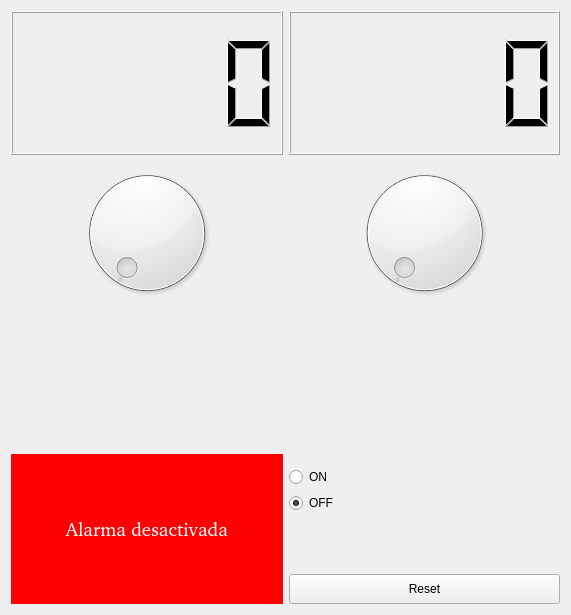
<?xml version="1.0" encoding="UTF-8"?>
<ui version="4.0">
 <class>MyForm</class>
 <widget class="QWidget" name="MyForm">
  <property name="geometry">
   <rect>
    <x>0</x>
    <y>0</y>
    <width>571</width>
    <height>615</height>
   </rect>
  </property>
  <property name="windowTitle">
   <string>Form</string>
  </property>
  <layout class="QVBoxLayout" name="verticalLayout_8">
   <item>
    <layout class="QHBoxLayout" name="horizontalLayout">
     <item>
      <layout class="QVBoxLayout" name="verticalLayout">
       <item>
        <widget class="QLCDNumber" name="lcdNumber">
         <property name="sizePolicy">
          <sizepolicy hsizetype="Expanding" vsizetype="Expanding">
           <horstretch>0</horstretch>
           <verstretch>0</verstretch>
          </sizepolicy>
         </property>
         <property name="minimumSize">
          <size>
           <width>10</width>
           <height>20</height>
          </size>
         </property>
        </widget>
       </item>
       <item>
        <widget class="QDial" name="dial">
         <property name="sizePolicy">
          <sizepolicy hsizetype="Expanding" vsizetype="Expanding">
           <horstretch>0</horstretch>
           <verstretch>0</verstretch>
          </sizepolicy>
         </property>
         <property name="minimumSize">
          <size>
           <width>0</width>
           <height>0</height>
          </size>
         </property>
         <property name="maximum">
          <number>23</number>
         </property>
        </widget>
       </item>
      </layout>
     </item>
     <item>
      <layout class="QVBoxLayout" name="verticalLayout_2">
       <item>
        <widget class="QLCDNumber" name="lcdNumber_2">
         <property name="sizePolicy">
          <sizepolicy hsizetype="Expanding" vsizetype="Expanding">
           <horstretch>0</horstretch>
           <verstretch>0</verstretch>
          </sizepolicy>
         </property>
         <property name="minimumSize">
          <size>
           <width>10</width>
           <height>20</height>
          </size>
         </property>
        </widget>
       </item>
       <item>
        <widget class="QDial" name="dial_2">
         <property name="sizePolicy">
          <sizepolicy hsizetype="Expanding" vsizetype="Expanding">
           <horstretch>0</horstretch>
           <verstretch>0</verstretch>
          </sizepolicy>
         </property>
         <property name="minimumSize">
          <size>
           <width>0</width>
           <height>0</height>
          </size>
         </property>
         <property name="maximum">
          <number>59</number>
         </property>
        </widget>
       </item>
      </layout>
     </item>
    </layout>
   </item>
   <item>
    <layout class="QHBoxLayout" name="horizontalLayout_3">
     <item>
      <layout class="QVBoxLayout" name="verticalLayout_5">
       <item>
        <spacer name="verticalSpacer_2">
         <property name="orientation">
          <enum>Qt::Vertical</enum>
         </property>
         <property name="sizeHint" stdset="0">
          <size>
           <width>20</width>
           <height>40</height>
          </size>
         </property>
        </spacer>
       </item>
       <item>
        <widget class="MyLabel" name="label">
         <property name="sizePolicy">
          <sizepolicy hsizetype="Expanding" vsizetype="Fixed">
           <horstretch>0</horstretch>
           <verstretch>0</verstretch>
          </sizepolicy>
         </property>
         <property name="minimumSize">
          <size>
           <width>0</width>
           <height>150</height>
          </size>
         </property>
         <property name="font">
          <font>
           <family>Noto Sans [monotype]</family>
           <pointsize>14</pointsize>
          </font>
         </property>
         <property name="styleSheet">
          <string notr="true">color: rgb(255, 255, 255);
background-color: rgb(255, 0, 0);</string>
         </property>
         <property name="text">
          <string>Alarma desactivada</string>
         </property>
         <property name="alignment">
          <set>Qt::AlignCenter</set>
         </property>
        </widget>
       </item>
      </layout>
     </item>
     <item>
      <layout class="QVBoxLayout" name="verticalLayout_7">
       <item>
        <layout class="QHBoxLayout" name="horizontalLayout_2">
         <item>
          <layout class="QVBoxLayout" name="verticalLayout_6">
           <item>
            <spacer name="verticalSpacer_3">
             <property name="orientation">
              <enum>Qt::Vertical</enum>
             </property>
             <property name="sizeHint" stdset="0">
              <size>
               <width>20</width>
               <height>40</height>
              </size>
             </property>
            </spacer>
           </item>
           <item>
            <layout class="QVBoxLayout" name="verticalLayout_3">
             <item>
              <widget class="QRadioButton" name="radioButton">
               <property name="text">
                <string>ON</string>
               </property>
              </widget>
             </item>
             <item>
              <widget class="QRadioButton" name="radioButton_2">
               <property name="text">
                <string>OFF</string>
               </property>
               <property name="checked">
                <bool>true</bool>
               </property>
              </widget>
             </item>
            </layout>
           </item>
          </layout>
         </item>
         <item>
          <spacer name="horizontalSpacer">
           <property name="orientation">
            <enum>Qt::Horizontal</enum>
           </property>
           <property name="sizeHint" stdset="0">
            <size>
             <width>40</width>
             <height>20</height>
            </size>
           </property>
          </spacer>
         </item>
        </layout>
       </item>
       <item>
        <layout class="QVBoxLayout" name="verticalLayout_4">
         <item>
          <spacer name="verticalSpacer">
           <property name="orientation">
            <enum>Qt::Vertical</enum>
           </property>
           <property name="sizeType">
            <enum>QSizePolicy::Fixed</enum>
           </property>
           <property name="sizeHint" stdset="0">
            <size>
             <width>20</width>
             <height>55</height>
            </size>
           </property>
          </spacer>
         </item>
         <item>
          <widget class="QPushButton" name="pushButton">
           <property name="sizePolicy">
            <sizepolicy hsizetype="Expanding" vsizetype="Fixed">
             <horstretch>0</horstretch>
             <verstretch>0</verstretch>
            </sizepolicy>
           </property>
           <property name="minimumSize">
            <size>
             <width>0</width>
             <height>30</height>
            </size>
           </property>
           <property name="text">
            <string>Reset</string>
           </property>
          </widget>
         </item>
        </layout>
       </item>
      </layout>
     </item>
    </layout>
   </item>
  </layout>
 </widget>
 <customwidgets>
  <customwidget>
   <class>MyLabel</class>
   <extends>QLabel</extends>
   <header>MyLabel.h</header>
   <slots>
    <signal>reset_all(int)</signal>
    <slot>setHour(int)</slot>
    <slot>setMinute(int)</slot>
    <slot>alarma_on()</slot>
    <slot>alarma_off()</slot>
    <slot>tractaReset()</slot>
   </slots>
  </customwidget>
 </customwidgets>
 <resources/>
 <connections>
  <connection>
   <sender>dial</sender>
   <signal>sliderMoved(int)</signal>
   <receiver>lcdNumber</receiver>
   <slot>display(int)</slot>
   <hints>
    <hint type="sourcelabel">
     <x>107</x>
     <y>220</y>
    </hint>
    <hint type="destinationlabel">
     <x>107</x>
     <y>30</y>
    </hint>
   </hints>
  </connection>
  <connection>
   <sender>dial_2</sender>
   <signal>sliderMoved(int)</signal>
   <receiver>lcdNumber_2</receiver>
   <slot>display(int)</slot>
   <hints>
    <hint type="sourcelabel">
     <x>389</x>
     <y>210</y>
    </hint>
    <hint type="destinationlabel">
     <x>389</x>
     <y>30</y>
    </hint>
   </hints>
  </connection>
  <connection>
   <sender>dial</sender>
   <signal>sliderMoved(int)</signal>
   <receiver>label</receiver>
   <slot>setHour(int)</slot>
   <hints>
    <hint type="sourcelabel">
     <x>107</x>
     <y>254</y>
    </hint>
    <hint type="destinationlabel">
     <x>102</x>
     <y>514</y>
    </hint>
   </hints>
  </connection>
  <connection>
   <sender>dial_2</sender>
   <signal>sliderMoved(int)</signal>
   <receiver>label</receiver>
   <slot>setMinute(int)</slot>
   <hints>
    <hint type="sourcelabel">
     <x>377</x>
     <y>220</y>
    </hint>
    <hint type="destinationlabel">
     <x>102</x>
     <y>514</y>
    </hint>
   </hints>
  </connection>
  <connection>
   <sender>radioButton_2</sender>
   <signal>clicked()</signal>
   <receiver>label</receiver>
   <slot>alarma_off()</slot>
   <hints>
    <hint type="sourcelabel">
     <x>342</x>
     <y>501</y>
    </hint>
    <hint type="destinationlabel">
     <x>102</x>
     <y>514</y>
    </hint>
   </hints>
  </connection>
  <connection>
   <sender>radioButton</sender>
   <signal>clicked()</signal>
   <receiver>label</receiver>
   <slot>alarma_on()</slot>
   <hints>
    <hint type="sourcelabel">
     <x>342</x>
     <y>474</y>
    </hint>
    <hint type="destinationlabel">
     <x>102</x>
     <y>514</y>
    </hint>
   </hints>
  </connection>
  <connection>
   <sender>pushButton</sender>
   <signal>clicked()</signal>
   <receiver>label</receiver>
   <slot>tractaReset()</slot>
   <hints>
    <hint type="sourcelabel">
     <x>350</x>
     <y>589</y>
    </hint>
    <hint type="destinationlabel">
     <x>244</x>
     <y>555</y>
    </hint>
   </hints>
  </connection>
  <connection>
   <sender>label</sender>
   <signal>reset_all(int)</signal>
   <receiver>lcdNumber</receiver>
   <slot>display(int)</slot>
   <hints>
    <hint type="sourcelabel">
     <x>177</x>
     <y>486</y>
    </hint>
    <hint type="destinationlabel">
     <x>191</x>
     <y>117</y>
    </hint>
   </hints>
  </connection>
  <connection>
   <sender>label</sender>
   <signal>reset_all(int)</signal>
   <receiver>lcdNumber_2</receiver>
   <slot>display(int)</slot>
   <hints>
    <hint type="sourcelabel">
     <x>268</x>
     <y>477</y>
    </hint>
    <hint type="destinationlabel">
     <x>373</x>
     <y>116</y>
    </hint>
   </hints>
  </connection>
  <connection>
   <sender>label</sender>
   <signal>reset_all(int)</signal>
   <receiver>dial</receiver>
   <slot>setValue(int)</slot>
   <hints>
    <hint type="sourcelabel">
     <x>136</x>
     <y>474</y>
    </hint>
    <hint type="destinationlabel">
     <x>140</x>
     <y>278</y>
    </hint>
   </hints>
  </connection>
  <connection>
   <sender>label</sender>
   <signal>reset_all(int)</signal>
   <receiver>dial_2</receiver>
   <slot>setValue(int)</slot>
   <hints>
    <hint type="sourcelabel">
     <x>223</x>
     <y>499</y>
    </hint>
    <hint type="destinationlabel">
     <x>335</x>
     <y>282</y>
    </hint>
   </hints>
  </connection>
  <connection>
   <sender>pushButton</sender>
   <signal>clicked()</signal>
   <receiver>radioButton_2</receiver>
   <slot>click()</slot>
   <hints>
    <hint type="sourcelabel">
     <x>419</x>
     <y>583</y>
    </hint>
    <hint type="destinationlabel">
     <x>327</x>
     <y>489</y>
    </hint>
   </hints>
  </connection>
 </connections>
</ui>
